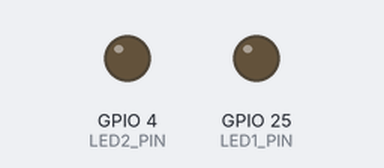
A sketch run on a simulated ESP32. Shown: output pins drawn as LEDs (lit = HIGH). What the sketch prints to the serial monitor is not drawn.

Above: at 0.05 s.
At 1.25 s:
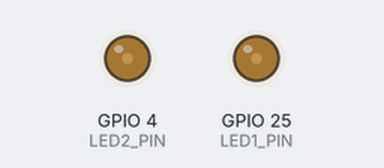
At 2.5 s:
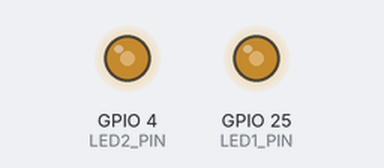
At 5.0 s:
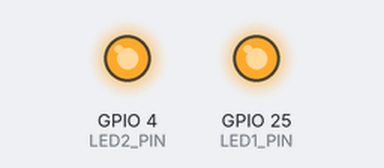
Timing chart, 0 to 6.5 s (numbered marks = the images above):
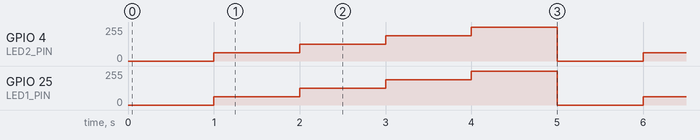

Measured:
- by itself, GPIO 4 (LED2_PIN): repeats every 5.0 s: 127/255 1.0 s, 190/255 1.0 s, 255/255 1.0 s, 0/255 1.0 s, 63/255 1.0 s
- by itself, GPIO 25 (LED1_PIN): repeats every 5.0 s: 127/255 1.0 s, 191/255 1.0 s, 255/255 1.0 s, 0/255 1.0 s, 63/255 1.0 s

The sketch:

Pwm.ino
```cpp
/*
  Pwm
	Date : 2024/01/01
	Author : IE2A K.Murakami
*/

// ピン番号をマクロで定義
#define LED1_PIN 25   // 赤色LED
#define LED2_PIN A10  // 青色LED

// PWM用チャネル設定値
#define PWM_CH 0      // チャネル（0-15）
#define PWM_FREQ 5000 // 周波数
#define PWM_BIT 8     // ビット数（0-255）

void setup() {
  Serial.begin(115200);                   // シリアル通信の転送レート（bps）を設定
  pinMode(LED1_PIN, OUTPUT);              // LEDのピンを出力に設定
  ledcSetup(PWM_CH, PWM_FREQ, PWM_BIT);   // PWMチャネル設定
  ledcAttachPin(LED2_PIN, PWM_CH);        // PWMチャネルを青色LEDピンに接続
}

void loop() {
  dacWrite(LED1_PIN, 0);
  ledcWrite(PWM_CH, 0);
  Serial.println("明るさ：0%");
  delay(1000);

  dacWrite(LED1_PIN, 63);
  ledcWrite(PWM_CH, 63);
  Serial.println("明るさ：25%");
  delay(1000);

  dacWrite(LED1_PIN, 127);
  ledcWrite(PWM_CH, 127);
  Serial.println("明るさ：50%");
  delay(1000);

  dacWrite(LED1_PIN, 191);
  ledcWrite(PWM_CH, 191);
  Serial.println("明るさ：75%");
  delay(1000);

  dacWrite(LED1_PIN, 255);
  ledcWrite(PWM_CH, 255);
  Serial.println("明るさ：100%");
  delay(1000);
}
```
